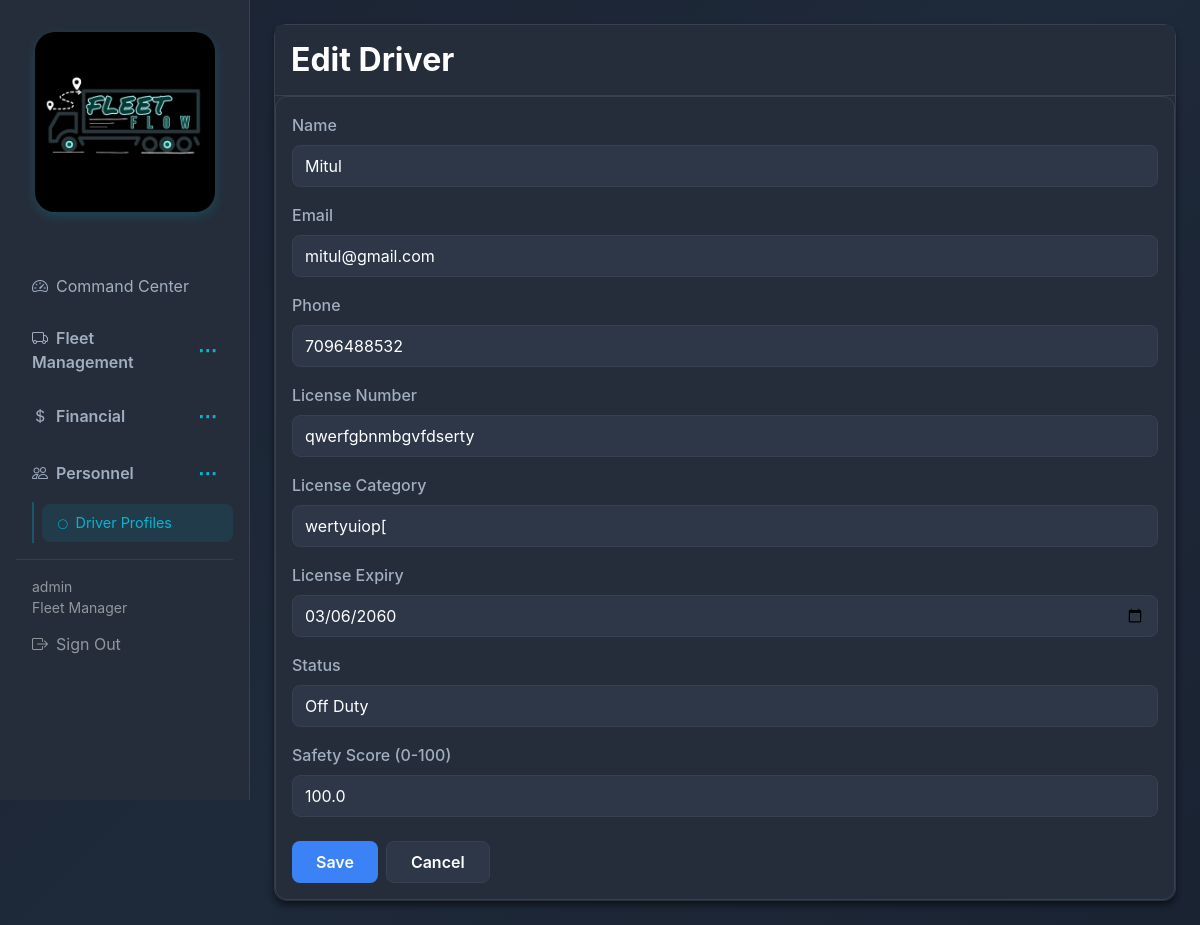
The page /drivers/2/edit/ (signed in) on the database its author committed.
### fleet/models.py (models this page shows, shortened)
class User(AbstractUser):
    class Role(models.TextChoices):
        FLEET_MANAGER = 'FLEET_MANAGER', 'Fleet Manager'
        DISPATCHER = 'DISPATCHER', 'Dispatcher'
        SAFETY_OFFICER = 'SAFETY_OFFICER', 'Safety Officer'
        FINANCIAL_ANALYST = 'FINANCIAL_ANALYST', 'Financial Analyst'
    role = models.CharField(max_length=32, choices=Role.choices, default=Role.FLEET_MANAGER)

class Driver(models.Model):
    class Status(models.TextChoices):
        ON_DUTY = 'ON_DUTY', 'On Duty'
        OFF_DUTY = 'OFF_DUTY', 'Off Duty'
        SUSPENDED = 'SUSPENDED', 'Suspended'
    name = models.CharField(max_length=255)
    email = models.EmailField(unique=True)
    phone = models.CharField(max_length=32)
    license_number = models.CharField(max_length=64, unique=True)
    license_category = models.CharField(max_length=32)
    license_expiry = models.DateField()
    status = models.CharField(max_length=16, choices=Status.choices, default=Status.OFF_DUTY)
    safety_score = models.FloatField(default=100)
    trip_completion_rate = models.FloatField(default=0)
    created_at = models.DateTimeField(auto_now_add=True)
    updated_at = models.DateTimeField(auto_now=True)
    class Meta:
        ordering = ['-created_at']

### fleet/views.py (the view, shortened to what this page needs)
# urls.py: path('drivers/<int:pk>/edit/', views.driver_edit, name='driver_edit'),
@login_required
def driver_edit(request, pk):
    driver = get_object_or_404(Driver, pk=pk)
    return render(request, 'fleet/driver_form.html', {'driver': driver, 'title': 'Edit Driver'})

### templates/fleet/driver_form.html (shortened to what this page needs)
{% extends 'base.html' %}
{% block content %}
<div class="card">
  <div class="card-header">
    <h2 class="mb-0">{{ title }}</h2>
  </div>
  <div class="card-body">
    <form method="post">
      <div class="mb-3">
        <label for="name" class="form-label">Name</label>
        <input type="text" name="name" id="name" class="form-control" value="{{ driver.name|default:'' }}" required>
      </div>
      <div class="mb-3">
        <label for="email" class="form-label">Email</label>
        <input type="email" name="email" id="email" class="form-control" value="{{ driver.email|default:'' }}" required>
      </div>
      <div class="mb-3">
        <label for="phone" class="form-label">Phone</label>
        <input type="text" name="phone" id="phone" class="form-control" value="{{ driver.phone|default:'' }}" required>
      </div>
      <div class="mb-3">
        <label for="license_number" class="form-label">License Number</label>
        <input type="text" name="license_number" id="license_number" class="form-control" value="{{ driver.license_number|default:'' }}" required>
      </div>
      <div class="mb-3">
        <label for="license_category" class="form-label">License Category</label>
        <input type="text" name="license_category" id="license_category" class="form-control" value="{{ driver.license_category|default:'' }}" required>
      </div>
      <div class="mb-3">
        <label for="license_expiry" class="form-label">License Expiry</label>
        <input type="date" name="license_expiry" id="license_expiry" class="form-control" value="{{ driver.license_expiry|date:'Y-m-d'|default:'' }}" required>
      </div>
      {% if driver %}
      <div class="mb-3">
        <label for="status" class="form-label">Status</label>
        <select name="status" id="status" class="form-select">
          <option value="OFF_DUTY" {% if driver.status == 'OFF_DUTY' %}selected{% endif %}>Off Duty</option>
        </select>
      </div>
      <div class="mb-3">
        <label for="safety_score" class="form-label">Safety Score (0-100)</label>
        <input type="number" step="0.1" min="0" max="100" name="safety_score" id="safety_score" class="form-control" value="{{ driver.safety_score|default:100 }}">
      </div>
      {% endif %}
      <div class="d-flex gap-2 mt-4">
        <button type="submit" class="btn btn-primary">Save</button>
        <a href="{% url 'fleet:driver_list' %}" class="btn btn-outline-secondary">Cancel</a>
      </div>
    </form>
  </div>
</div>
{% endblock %}

### templates/base.html (shortened to what this page needs)
{% load static %}
<!DOCTYPE html>
<html lang="en">
<head>
  <link href="https://cdn.jsdelivr.net/npm/bootstrap@5.3.2/dist/css/bootstrap.min.css" rel="stylesheet">
  <link rel="stylesheet" href="https://cdn.jsdelivr.net/npm/bootstrap-icons@1.11.1/font/bootstrap-icons.css">
  <link rel="stylesheet" href="{% static 'css/style.css' %}">
</head>
<body>
  <div class="{% if user.is_authenticated %}d-flex{% endif %}">
    {% if user.is_authenticated %}
    <nav class="sidebar col-md-2 col-lg-2 d-md-block p-3" id="sidebar">
      <div class="logo-container d-none d-md-block">
        <img src="{% static 'images/fleetflow-logo.png' %}" alt="FleetFlow Logo">
      </div>
      <ul class="nav flex-column">
        <li class="nav-item">
          <a class="nav-link {% if request.resolver_match.url_name == 'dashboard' %}active{% endif %}" href="{% url 'fleet:dashboard' %}">
            <i class="bi bi-speedometer2 me-2"></i>Command Center
          </a>
        </li>
        <li class="nav-item">
          <div class="nav-section-header {% if 'vehicle' in request.resolver_match.url_name or 'trip' in request.resolver_match.url_name or 'maintenance' in request.resolver_match.url_name %}not collapsed{% else %}collapsed{% endif %}" data-toggle="collapse" data-target="#fleetSection">
            <span class="nav-link d-flex justify-content-between align-items-center" style="cursor: pointer;">
              <span><i class="bi bi-truck me-2"></i>Fleet Management</span>
              <span class="dots-toggle">⋯</span>
            </span>
          </div>
        </li>
        <li class="nav-item">
          <div class="nav-section-header {% if 'expense' in request.resolver_match.url_name or 'reports' in request.resolver_match.url_name %}not collapsed{% else %}collapsed{% endif %}" data-toggle="collapse" data-target="#financialSection">
            <span class="nav-link d-flex justify-content-between align-items-center" style="cursor: pointer;">
              <span><i class="bi bi-currency-dollar me-2"></i>Financial</span>
              <span class="dots-toggle">⋯</span>
            </span>
          </div>
        </li>
        <li class="nav-item">
          <div class="nav-section-header {% if 'driver' in request.resolver_match.url_name %}not collapsed{% else %}collapsed{% endif %}" data-toggle="collapse" data-target="#personnelSection">
            <span class="nav-link d-flex justify-content-between align-items-center" style="cursor: pointer;">
              <span><i class="bi bi-people me-2"></i>Personnel</span>
              <span class="dots-toggle">⋯</span>
            </span>
          </div>
          <div class="collapse {% if 'driver' in request.resolver_match.url_name %}show{% endif %}" id="personnelSection">
            <ul class="nav flex-column ms-3">
              <li class="nav-item"><a class="nav-link {% if 'driver' in request.resolver_match.url_name %}active{% endif %}" href="{% url 'fleet:driver_list' %}"><i class="bi bi-circle me-2" style="font-size: 0.6rem;"></i>Driver Profiles</a></li>
            </ul>
          </div>
        </li>
      </ul>
      <hr class="border-secondary">
      <div class="text-white-50 small px-3">{{ user.get_full_name|default:user.username }}</div>
      <div class="text-white-50 small px-3">{{ user.get_role_display }}</div>
      <a class="nav-link text-white-50" href="{% url 'fleet:logout' %}"><i class="bi bi-box-arrow-right me-2"></i>Sign Out</a>
    </nav>
    {% endif %}
    <main class="{% if user.is_authenticated %}main-content flex-grow-1 p-4{% else %}container py-5{% endif %}">
      {% block content %}{% endblock %}
    </main>
  </div>
</body>
</html>

### static/css/style.css (style rules this page uses)
:root { --bg-primary: #1a2332; --bg-secondary: #252d3a; --bg-input: #2d3748; --text-primary: #ffffff; --text-secondary: #a0aec0; --accent-blue: #3b82f6; --accent-cyan: #06b6d4; --border-color: #374151; }
* { transition: background-color 0.2s ease, color 0.2s ease, border-color 0.2s ease; }
body { background: linear-gradient(135deg, #1a2332 0%, #1e2939 50%, #1a2332 100%); color: var(--text-primary); min-height: 100vh; animation: fadeIn 0.5s ease-in; font-family: -apple-system, BlinkMacSystemFont, 'Segoe UI', Roboto, sans-serif; }
.sidebar { min-height: 100vh; background: var(--bg-secondary); border-right: 1px solid var(--border-color); position: fixed; left: 0; top: 0; height: 100vh; transform: translateX(-100%); transition: transform 0.3s ease-in-out; z-index: 1040; overflow-y: auto; width: 250px; }
.sidebar .nav-link { color: var(--text-secondary); border-radius: 8px; margin: 2px 0; transition: all 0.2s; padding: 0.75rem 1rem; display: block; text-decoration: none; }
.sidebar .nav-link:hover, .sidebar .nav-link.active { color: var(--accent-cyan); background: rgba(6, 182, 212, 0.1); }
.nav-section-header .nav-link { font-weight: 600; }
.dots-toggle { font-size: 1.2rem; color: var(--accent-cyan); font-weight: bold; transition: transform 0.3s ease; user-select: none; }
.nav-section-header.collapsed .dots-toggle { transform: rotate(0deg); }
.nav ul.nav { border-left: 2px solid rgba(6, 182, 212, 0.3); padding-left: 0.5rem; margin-left: 0.5rem; }
.nav ul.nav .nav-link { padding: 0.5rem 1rem; font-size: 0.9rem; }
.main-content { background: transparent; min-height: 100vh; width: 100%; }
.logo-container { text-align: center; padding: 1rem 0; margin-bottom: 2rem; }
.logo-container img { max-width: 180px; height: auto; border-radius: 20px; box-shadow: 0 4px 12px rgba(6, 182, 212, 0.2); transition: transform 0.3s ease, box-shadow 0.3s ease; }
.card, .card-body { background: var(--bg-secondary); border: 1px solid var(--border-color); border-radius: 12px; color: var(--text-primary); box-shadow: 0 4px 6px rgba(0, 0, 0, 0.3); transition: transform 0.3s ease, box-shadow 0.3s ease; }
.card-header { background: var(--bg-secondary); border-bottom: 1px solid var(--border-color); color: var(--text-primary); padding: 1rem; }
.form-control, .form-select { background: var(--bg-input); border: 1px solid var(--border-color); color: var(--text-primary); border-radius: 8px; padding: 0.5rem 0.75rem; width: 100%; }
.form-control::placeholder { color: var(--text-secondary); }
.form-label { color: var(--text-secondary); font-weight: 500; margin-bottom: 0.5rem; display: block; }
.btn { padding: 0.5rem 1.5rem; border-radius: 8px; border: none; font-weight: 600; cursor: pointer; transition: all 0.3s ease; text-decoration: none; display: inline-block; }
.btn-primary { background: var(--accent-blue); color: white; }
.btn-outline-secondary, .btn-secondary { background: var(--bg-input); border: 1px solid var(--border-color); color: var(--text-primary); }
h1, h2, h3, h4, h5, h6 { color: var(--text-primary); font-weight: 700; }
.card { animation: fadeIn 0.5s ease-out; }
.nav-link { animation: slideInRight 0.4s ease-out; animation-fill-mode: both; }
.nav-link:nth-child(1) { animation-delay: 0.1s; }
.nav-link:nth-child(7) { animation-delay: 0.4s; }
@media (min-width: 768px) { .sidebar { position: relative; transform: translateX(0); } }
@media (min-width: 768px) { .main-content { margin-left: 0; } }
.d-flex { display: flex; }
.justify-content-between { justify-content: space-between; }
.align-items-center { align-items: center; }
.gap-2 { gap: 0.5rem; }
.mb-0 { margin-bottom: 0; }
.mb-3 { margin-bottom: 1rem; }
.mt-4 { margin-top: 1.5rem; }
.p-3 { padding: 1rem; }
.p-4 { padding: 1.5rem; }

### rows shown on the page
User: get_full_name "admin", role "Fleet Manager"
Driver: name "Mitul", email "mitul@gmail.com", phone "7096488532", license_number "qwerfgbnmbgvfdserty", license_category "wertyuiop[", license_expiry "03/06/2060", status "Off Duty", safety_score "100.0"

### other values the page prints
{{ title }} "Edit Driver"
